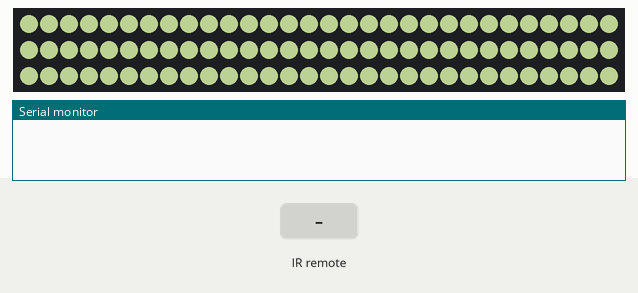
Simulated run of this program. Board: Arduino Uno, built with avr-gcc and run on an emulated ATmega328P. On the bench: 90 RGB LEDs in strip order, left to right, continuing on the next row, the last lines printed to the serial monitor. The test bench sets the inputs (shaded band). Dim RGB values are drawn brighter than linear; random numbers use the default seed unless the program sets one.

Above: at 1.65 s.
1.7 s: infrared code 0xBA45FF00 received
At 2.9 s:
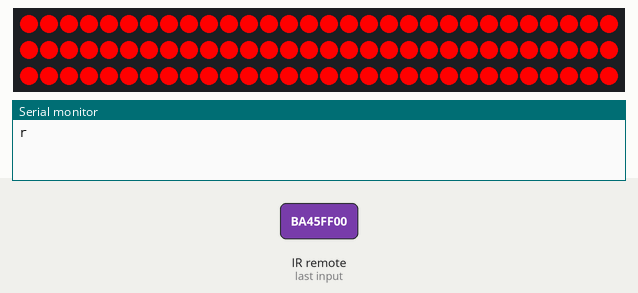
3.2 s: infrared code 0xB946FF00 received
At 4.1 s:
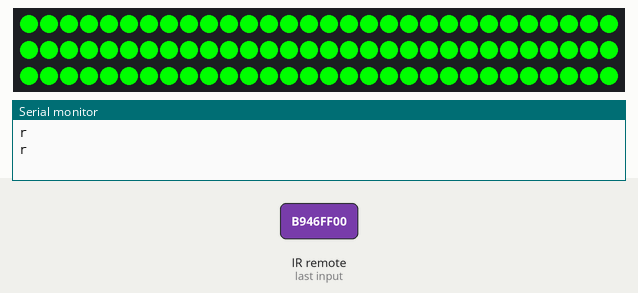
4.7 s: infrared code 0xB847FF00 received
At 5.2 s:
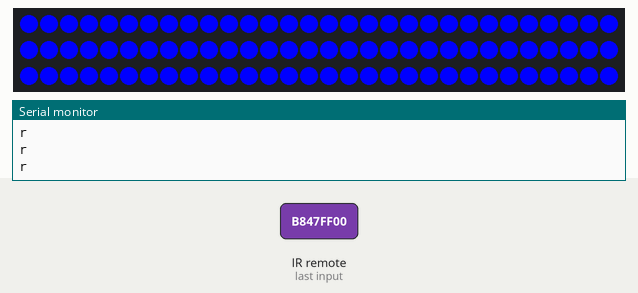
6.2 s: infrared code 0xBF40FF00 received
At 6.5 s:
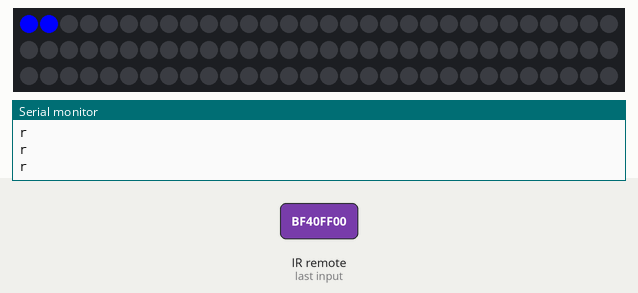
7.7 s: infrared code 0xF807FF00 received
At 8.8 s:
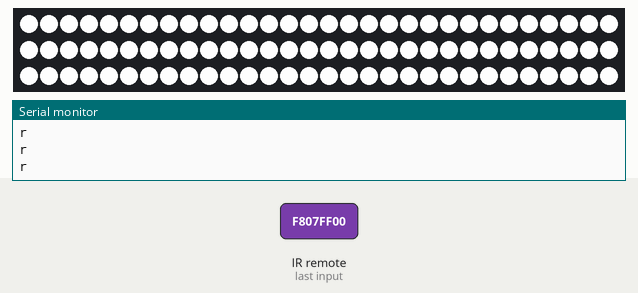
9.2 s: infrared code 0xBB44FF00 received
At 10.0 s:
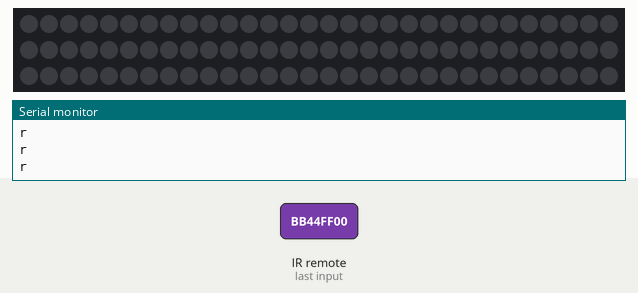
Timing chart, 0 to 11.7 s (numbered marks = the images above; inputs shaded):
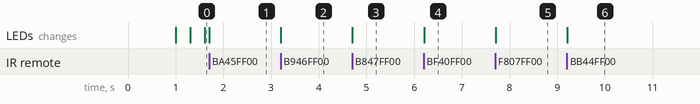

Measured:
- after the input at 3.2 s, the LEDs: change at once (image 2)
- after the input at 4.7 s, the LEDs: change at once (image 3)
- after the input at 6.2 s, the LEDs: change at once (image 4)
- after the input at 7.7 s, the LEDs: change at once (image 5)
- after the input at 9.2 s, the LEDs: change at once (image 6)

The program:

main.cpp
```cpp
#include <Arduino.h>
#include <FastLED.h>
#include <IRremote.hpp>


const int num = 90;
int max_bright = 255;

int num_passed = 0;
const int farness = 10;
float mutliplier_of_w = 1;
float eventlasttime = millis();
float unbuttonlasttime = millis();
bool gonna_light;
bool setted = false;
bool button_pressed = false;
int red = 255;
int blue = 255;
int green = 255;
char mode = 'r';
char modecolor = 'r';

#define Chanell_down 0xBA45FF00
#define Chanell 0xB946FF00
#define Chanell_up 0xB847FF00
#define pev 0xBB44FF00
#define next 0xBF40FF00
#define play_stop 0xBC43FF00
#define minus 0xF807FF00
#define plus 0xEA15FF00
#define eq 0xF609FF00
#define zero 0xE916FF00
#define plus_hundred 0xE619FF00
#define plus_twohundered 0xF20DFF00
#define one 0xF30CFF00
#define two 0xE718FF00
#define three 0xA15EFF00
#define four 0xF708FF00
#define five 0xE31CFF00
#define six 0xA55AFF00
#define seven 0xBD42FF00
#define eight 0xAD52FF00
#define nine 0xB54AFF00

CRGB leds[num];
CRGB rcolor = CRGB(rand() % 256, rand() % 256, rand() % 256);


void change_led(CRGB color,int brightness, int from , int to, bool is_button)
{
  if (button_pressed && is_button || !button_pressed)
  {
    for (int i = from; i < to;i++)
    {
      leds[i] = color;
      FastLED.setBrightness(brightness);
    }
    FastLED.show();
  }
  if (is_button)
  {
    setted = false;
  }
}

void check_remote()
{
    if (IrReceiver.decode())
    {
      switch (IrReceiver.decodedIRData.decodedRawData)
      {
      case plus:
        max_bright = (max_bright + 5) % 255;
        button_pressed = true;
        unbuttonlasttime = millis();
        change_led(CRGB(255,255,255),max_bright,0,ceil(max_bright / (255 / num)),true);
        change_led(CRGB(0,0,0),max_bright,ceil(max_bright / (255 / num)),num,true);
        break;
      case minus:
        max_bright = (max_bright - 5)% 255;
        button_pressed = true;
        unbuttonlasttime = millis();
        change_led(CRGB(255,255,255),max_bright,0,ceil(max_bright / (255 / num)),true);
        change_led(CRGB(0,0,0),max_bright,ceil(max_bright / (255 / num)),num,true);
        break;
      case Chanell_down:
        modecolor = 'r';
        button_pressed = true;
        unbuttonlasttime = millis();
        change_led(CRGB(255,0,0),max_bright,0,num,true);
        break;
      case Chanell:
        modecolor = 'g';
        button_pressed = true;
        unbuttonlasttime = millis();
        change_led(CRGB(0,255,0),max_bright,0,num,true);
        break;
      case Chanell_up:
        modecolor = 'b';
        button_pressed = true;
        unbuttonlasttime = millis();
        change_led(CRGB(0,0,255),max_bright,0,num,true);
        break;
      case pev:
        if(modecolor == 'r')
        {
          red = (red - 5)% 255;
          button_pressed = true;
          unbuttonlasttime = millis();
          change_led(CRGB(255,0,0),max_bright,0,ceil(red / (255 / num)),true);
          change_led(CRGB(0,0,0),max_bright,ceil(red / (255 / num)),num,true);
          }
        else if (modecolor == 'g')
        {
          green = (green - 5)% 255;
          button_pressed = true;
          unbuttonlasttime = millis();
          change_led(CRGB(0,255,0),max_bright,0,ceil(green / (255 / num)),true);
          change_led(CRGB(0,0,0),max_bright,ceil(green / (255 / num)),num,true);
        }
        else if (modecolor == 'b')
        {
          blue = (blue - 5)% 255;
          button_pressed = true;
          unbuttonlasttime = millis();
          change_led(CRGB(0,0,255),max_bright,0,ceil(blue / (255 / num)),true);
          change_led(CRGB(0,0,0),max_bright,ceil(blue / (255 / num)),num,true);
        }
        break;

        case next:
        if(modecolor == 'r')
        {
          red = (red + 5)% 255;
          button_pressed = true;
          unbuttonlasttime = millis();
          change_led(CRGB(255,0,0),max_bright,0,ceil(red / (255 / num)),true);
          change_led(CRGB(0,0,0),max_bright,ceil(red / (255 / num)),num,true);
          }
        else if (modecolor == 'g')
        {
          green = (green + 5)% 255;
          button_pressed = true;
          unbuttonlasttime = millis();
          change_led(CRGB(0,255,0),max_bright,0,ceil(green / (255 / num)),true);
          change_led(CRGB(0,0,0),max_bright,ceil(green / (255 / num)),num,true);
        }
        else if (modecolor == 'b')
        {
          blue = (blue + 5)% 255;
          button_pressed = true;
          unbuttonlasttime = millis();
          change_led(CRGB(0,0,255),max_bright,0,ceil(blue / (255 / num)),true);
          change_led(CRGB(0,0,0),max_bright,ceil(blue / (255 / num)),num,true);
        }
        break;
      case one:
        mode = 'r';
        change_led(CRGB(255,255,255),max_bright,0,1,true);
        button_pressed = true;
        unbuttonlasttime = millis();
        break;
      case two:
        mode = 'b';
        change_led(CRGB(255,255,255),max_bright,0,2,true);
        button_pressed = true;
        unbuttonlasttime = millis();
        break;
      case three:
        mode = 'g';
        change_led(CRGB(255,255,255),max_bright,0,3,true);
        button_pressed = true;
        unbuttonlasttime = millis();
        setted = false;
        break;
      case four:
        mode = 'w';
        change_led(CRGB(255,255,255),max_bright,0,4,true);
        button_pressed = true;
        unbuttonlasttime = millis();
        break;
      }
      Serial.println(mode);
      IrReceiver.resume();
    }
}

void blink_light(bool light,bool is_random)
{
  rcolor = light? CRGB(rand() % 256, rand() % 256, rand() % 256) : rcolor;
  rcolor = is_random? rcolor : CRGB(red,green,blue);
  for (int bi = light ? 0: max_bright; light? bi < max_bright : bi >= 0 ; light? bi++:bi--)
  {
    change_led(rcolor,bi,0,num,false);
    check_remote();
    delay(1);
    check_remote();
  }
}

void setup() {
  // put your setup code here, to run once:
  Serial.begin(9600);
  FastLED.addLeds<WS2812B,10,GRB>(leds,num);
  FastLED.clear();
  FastLED.show();
  IrReceiver.begin(11,true);
}

void loop() {
  // put your main code here, to run repeatedly:
  switch (mode)
  {
  case 'r':
    if (millis() - eventlasttime >= 1000+abs(90-num))
    {
      blink_light(gonna_light,true);
      gonna_light = !gonna_light;
      eventlasttime = millis();
      setted = false;
    }
    break;
  case 'b':
    if (millis() - eventlasttime >= 1000+abs(90-num))
    {
      blink_light(gonna_light,false);
      gonna_light = !gonna_light;
      eventlasttime = millis();
      setted = false;
    }
    break;
  case 'g':
    if (!setted && !button_pressed){
      change_led(CRGB(red,green,blue),max_bright,0,num,false);
      setted = true;
    }
    break;
  case 'w':
    if (millis() - eventlasttime >= 170)
    {
      //num_passed = constrain((num_passed + 1) % num-1,0,num);
      num_passed += 1;
      num_passed = (num_passed) % (num);
      eventlasttime = millis();

      change_led(CRGB(0,0,0),max_bright,0,constrain(num_passed - farness,0,num - farness),false);

      for (int i = num_passed; i >= constrain(num_passed - farness,0,num); i--)
      {
        change_led(CRGB((red * (1-(float)abs(i - num_passed) / farness))* mutliplier_of_w,(green * (1-(float)abs(i - num_passed) / farness))* mutliplier_of_w,(blue * (1-(float)abs(i - num_passed) / farness))* mutliplier_of_w),max_bright,i-1, i, false);
      }


      for (int i = num_passed+1; i <= constrain(num_passed + farness,0,num-1); i++)
      {
        change_led(CRGB((red * (1-(float)abs(i - num_passed) / farness))* mutliplier_of_w,(green * (1-(float)abs(i - num_passed) / farness))* mutliplier_of_w,(blue * (1-(float)abs(i - num_passed) / farness))* mutliplier_of_w),max_bright,i,i+1,false);
      }

      change_led(CRGB(red,green,blue),max_bright,num_passed,num_passed + 1,false); //center

      change_led(CRGB(0,0,0),max_bright,constrain(num_passed + farness,10,90),num,false);

      setted = false;
    }
    break;
  }
  if (millis() - unbuttonlasttime >= 3000)
  {
    button_pressed = false;
    unbuttonlasttime = millis();
  }
  check_remote();

}
```
